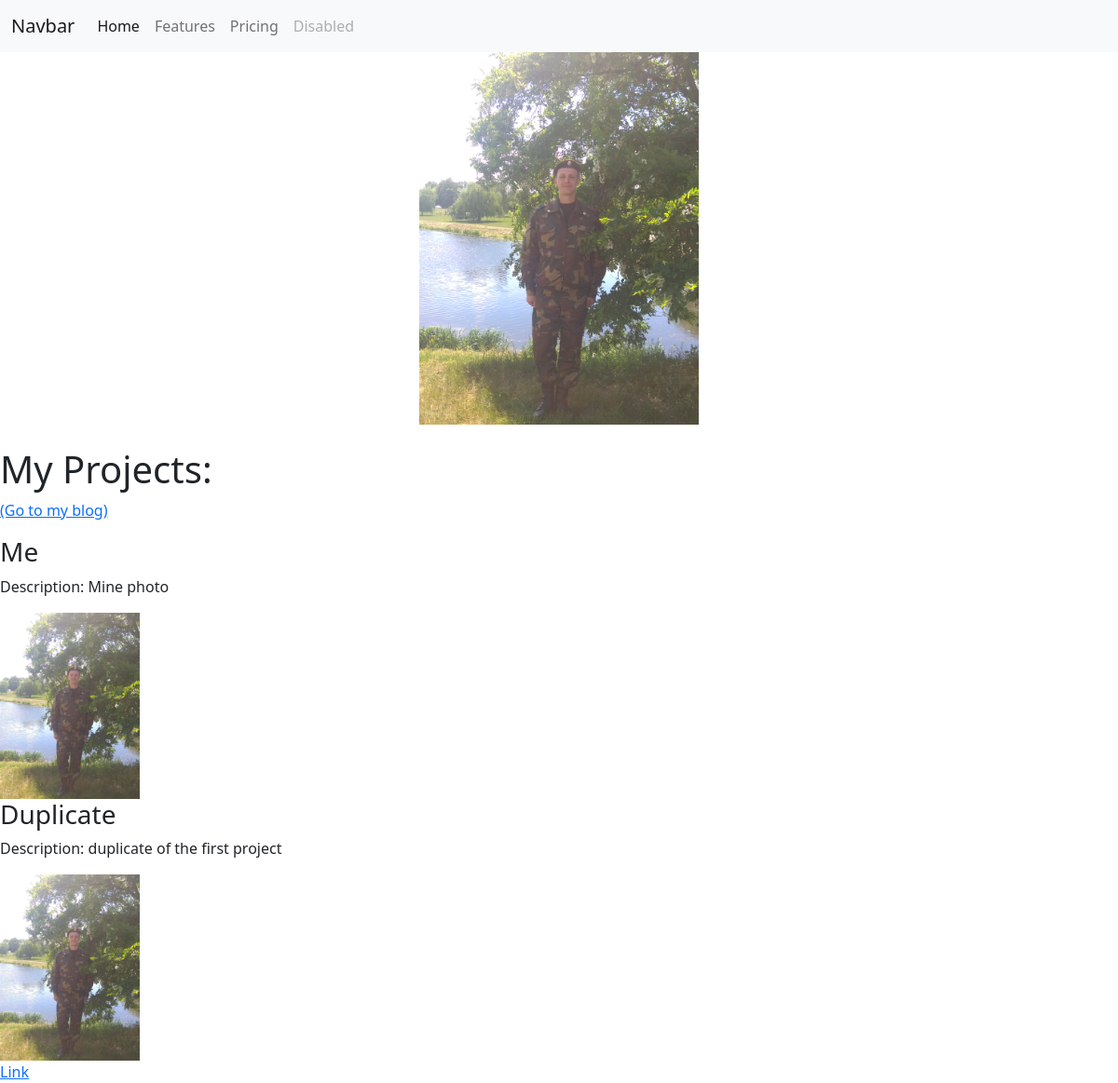
The page / on the database its author committed.
### portfolio/models.py (models this page shows)
class Project(models.Model):
    title = models.CharField(max_length=100)
    description = models.CharField(max_length=250)
    image = models.ImageField(upload_to='portfolio/images/')
    url = models.URLField(blank=True)

### portfolio/views.py (the view)
# urls.py: 2. Add a URL to urlpatterns:  path('', views.home, name='home')
def home(request):
    projects = Project.objects.all()
    return render(request, 'portfolio/home.html', context={'projects': projects})

### portfolio/templates/portfolio/home.html (shortened to what this page needs)
{% extends 'portfolio/base.html' %}
{% block body %}
    {% load static %}
    <head>
    </head>
    <div style="text-align: center">
        <img src="{% static 'portfolio/Army.jpg' %}" heigth="300" width="300">
    </div>
    <br/>
    <h1>My Projects:</h1>
    <a href="{% url 'blog:blogs' %}"> <p>(Go to my blog)</p> </a>
    {% for project in projects %}
        <div>
            <h3>{{ project.title }}</h3>
            <p>Description: {{ project.description }}</p>
            <img src="{{ project.image.url }}" heigth="100" width="150">
            <br>
            {% if project.url %}
                <a href="{{ project.url }}">Link</a>
            {% endif %}
        </div>
    {% endfor %}
{% endblock %}

### portfolio/templates/portfolio/base.html (shortened to what this page needs)
<!doctype html>
<html lang="en">
  <head>
    <link href="https://cdn.jsdelivr.net/npm/bootstrap@5.2.0-beta1/dist/css/bootstrap.min.css" rel="stylesheet">
  </head>
  <body>
    <nav class="navbar navbar-expand-lg bg-light">
      <div class="container-fluid">
        <a class="navbar-brand" href="#">Navbar</a>
        <div class="collapse navbar-collapse" id="navbarNav">
          <ul class="navbar-nav">
            <li class="nav-item">
              <a class="nav-link active" aria-current="page" href="{% url 'home' %}">Home</a>
            </li>
            <li class="nav-item">
              <a class="nav-link" href="#">Features</a>
            </li>
            <li class="nav-item">
              <a class="nav-link" href="#">Pricing</a>
            </li>
            <li class="nav-item">
              <a class="nav-link disabled">Disabled</a>
            </li>
          </ul>
        </div>
      </div>
    </nav>
    {% block body %}
    {% endblock %}
  </body>
</html>

### rows shown on the page
Project: title "Me", description "Mine photo", image (picture)
Project: title "Duplicate", description "duplicate of the first project", image (picture)
